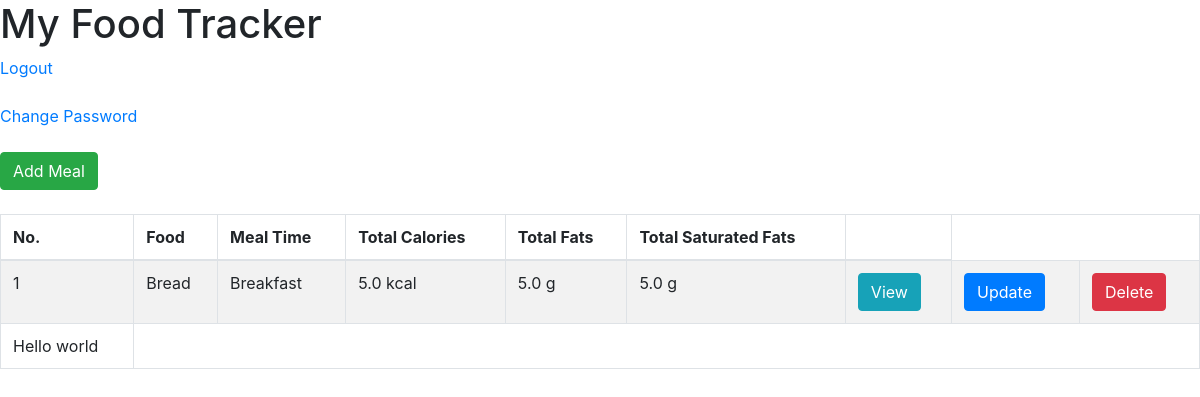
/index, run on the app's committed database.
### food/models.py (models this page shows, shortened)
class Meal(models.Model):
    BREAKFAST = 1
    MORNING_SNACK = 2
    LUNCH = 3
    AFTERNOON_SNACK = 4
    DINNER = 5
    EVENING_SNACK = 6
    MEAL_TIME_TYPES = (
        (BREAKFAST, "Breakfast"),
        (MORNING_SNACK, "Morning Snack"),
        (LUNCH, "Lunch"),
        (AFTERNOON_SNACK, "Afternoon Snack"),
        (DINNER, "Dinner"),
        (EVENING_SNACK, "Evening Snack")
	)
    food = models.ForeignKey(Food, verbose_name="Food" , on_delete = models.CASCADE)
    serving_size = models.IntegerField(verbose_name="Serving Size")
    meal_time = models.IntegerField(verbose_name="Meal Time", choices=MEAL_TIME_TYPES)
    def get_total_calories(self):
        return self.serving_size * self.food.calories
    def get_total_fats(self):
        return self.serving_size * self.food.total_fat
    def get_total_saturated_fats(self):
        return self.serving_size * self.food.saturated_fat

class Food(models.Model):
    name = models.CharField(verbose_name="Food Name", max_length=200)
    calories = models.FloatField(verbose_name="Calories (kcal)")
    total_fat = models.FloatField(verbose_name="Total Fat (g)")
    saturated_fat = models.FloatField(verbose_name="Saturated Fat (g)")
    cholesterol = models.FloatField(verbose_name="Cholesterol (mg)")
    sodium = models.FloatField(verbose_name="Sodium (mg)")
    total_carbohydrate = models.FloatField(verbose_name="Total Carbohydrate (g)")
    dietary_fibre = models.FloatField(verbose_name="Dietary Fibre (g)")
    sugar = models.FloatField(verbose_name="Sugar (g)")
    protein = models.FloatField(verbose_name="Protein (g)")

### food/views.py (the view)
# urls.py: url(r'^index$', index, name='index'),
def index(request):
    template = "list.html"
    meals = Meal.objects.all()
    context = {
        "meals": meals
    }
    return render(request, template, context)

### templates/list.html (shortened to what this page needs)
<html>
	<head>
		<link rel="stylesheet" href="https://stackpath.bootstrapcdn.com/bootstrap/4.1.1/css/bootstrap.min.css">
	</head>
	<body>
		<h1>My Food Tracker</h1>
		<a href="{% url 'auth_logout' %}">Logout</a> <br /><br />
		<a href="{% url 'auth_password_change' %}">Change Password</a> <br /><br />
		<a href="{% url 'food:add-meal' %}" class="btn btn-success">Add Meal</a> <br /><br />
		<table class="table table-striped table-bordered">
			<thead>
				<tr>
					<th>No.</th>
					<th>Food</th>
					<th>Meal Time</th>
					<th>Total Calories</th>
					<th>Total Fats</th>
					<th>Total Saturated Fats</th>
					<th></th>
				</tr>
			</thead>
			<tbody>
				{% for meal in meals %}
				<tr>
					<td>{{ forloop.counter }}</td>
					<td>{{ meal.food.name }}</td>
					<td>{{ meal.get_meal_time_display }}</td>
					<td>{{ meal.get_total_calories }} kcal</td>
					<td>{{ meal.get_total_fats }} g</td>
					<td>{{ meal.get_total_saturated_fats }} g</td>
					<td>
						<a href="{% url 'food:view-meal' meal.id %}" class="btn btn-info">View</a>
					</td>
					<td>
						<a href="{% url 'food:update-meal' meal.id %}" class="btn btn-primary">Update</a>
					</td>
					<td>
						<a href="{% url 'food:delete-meal' meal.id %}" class="btn btn-danger">Delete</a>
					</td>
				</tr>
				{% if forloop.last %}
				<tr>
					<td>Hello world</td>
				</tr>
				{% elif forloop.first %}
				<tr>
					<td>Hello universe</td>
				</tr>
				{% endif %}
				{% empty %}
				<tr>
					<td colspan=6>No meals yet</td>
				</tr>
				{% endfor %}
			</tbody>
		</table>
	</body>
</html>

### data on the page
Meal: food.name "Bread", meal_time "Breakfast", get_total_calories "5.0", get_total_fats "5.0", get_total_saturated_fats "5.0"
